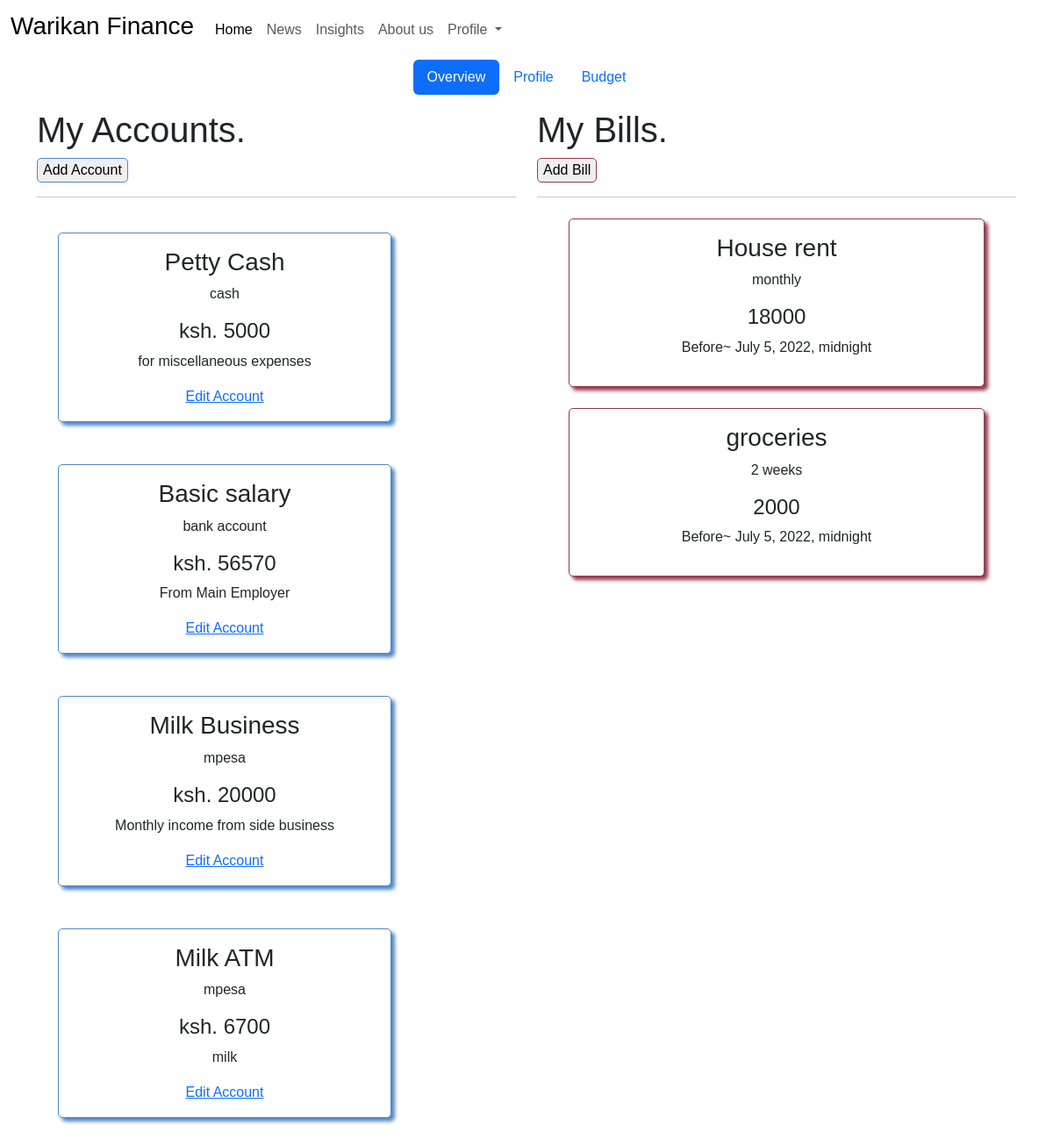
Screenshot of / (signed in) with the database file from the repository.
### finance_app/models.py (models this page shows, shortened)
class Account(models.Model):
    name = models.CharField(max_length=100)
    category=models.CharField(max_length=30,choices=CATEGORIES,default='cash',null=True)
    amount=models.IntegerField(null=True)
    description = models.TextField()
    user=models.ForeignKey(User,on_delete=models.CASCADE,null=True)

class Bill(models.Model):
    category=models.CharField(max_length=30,choices=CATEGORIES,default='monthly',null=True)
    name=models.CharField(max_length=100,null=True)
    amount=models.IntegerField()
    description=models.TextField()
    account=models.ForeignKey(Account,on_delete=models.CASCADE,null=True)
    due_date=models.DateTimeField(null=True)

### finance_app/views.py (the view)
# urls.py: path('',views.home,name='home'),
@login_required(login_url='/accounts/login/')
def home(request):
    current_user = request.user
    user = User.objects.get(id=current_user.id)
    profile = Profile.get_profile_by_id(user.id)
    accounts= Account.objects.all()
    bills=Bill.objects.all()
    context = {
        'profile': profile,
        'user': user,
        'accounts': accounts,
        'bills': bills
    }
    return render(request,'home.html', context)

### finance_app/models.py (called while the page is built)
    @classmethod
    def get_profile_by_id(cls,id):
        profile = Profile.objects.filter(user__id = id).first()
        return profile

### finance_app/templates/home.html (shortened to what this page needs)
{% extends 'base.html' %}
{% block content %}
{{block.super}}
<ul class="nav justify-content-center nav-pills mb-3" id="pills-tab" role="tablist">
    <li class="nav-item" role="presentation">
      <button class="nav-link active" id="pills-home-tab" data-bs-toggle="pill" data-bs-target="#pills-home" type="button" role="tab" aria-controls="pills-home" aria-selected="true">Overview</button>
    </li>
    <li class="nav-item" role="presentation">
      <button class="nav-link" id="pills-profile-tab" data-bs-toggle="pill" data-bs-target="#pills-profile" type="button" role="tab" aria-controls="pills-profile" aria-selected="false">Profile</button>
    </li>
    <li class="nav-item" role="presentation">
      <button class="nav-link" id="pills-contact-tab" data-bs-toggle="pill" data-bs-target="#pills-contact" type="button" role="tab" aria-controls="pills-contact" aria-selected="false">Budget</button>
    </li>
  </ul>
  <div class="tab-content" id="pills-tabContent">
    <div class="tab-pane fade show active" id="pills-home" role="tabpanel" aria-labelledby="pills-home-tab">
      <div class="container">
        <div class="row">
          <div class="col-md-6"> <h1>My Accounts. </h1>
            <a href="{% url 'account_form' user.id %} "><button class="accountbtn">Add Account</button> </a>
        <hr>
        <div class="row">
        {% for item in accounts %}
        <div class="col-md-8 card account_overview">
          <h3>{{item.name}} </h3>
          <p>{{item.category}} </p>
          <h4>ksh. {{item.amount}} </h4>
          <p>{{item.description}} </p>
        <a href="# ">Edit Account</a>
        </div>
        {% empty %}
        <h2>No registered accounts.</h2>
        {% endfor %}
        </div>
        </div>
        <div class="col-md-6">
          <h1>My Bills.</h1>
            <a href="{% url 'bill_form' user.id %} "><button class="billbtn">Add Bill</button> </a>
            <hr>
        {% for item in bills %}
        <div class="card bill_overview">
          <h3>{{item.name}} </h3>
           <p>{{item.category}} </p>
           <h4>{{item.amount}} </h4>
           <p>Before~ {{item.due_date}} </p>
           </div>
        {% empty %}
        <p>No bills yet.</p>
        {% endfor %}
        </div>
        </div>
      </div>
    </div>
  </div>
{% endblock %}

### static/css/index.css (style rules this page uses)
body { font-family: Impact, Haettenschweiler, 'Arial Narrow Bold', sans-serif; }
.account_overview { margin: 3vh 3vw; text-align: center; padding: 2vh 0; border: 1px solid #4F86C6; border-radius: 5px; box-shadow: 4px 4px 4px #4F86C6; }
.bill_overview { margin: 3vh 3vw; text-align: center; padding: 2vh 0; border: 1px solid #92374D; border-radius: 5px; box-shadow: 4px 4px 4px #92374D; }
.accountbtn { border-radius: 5px; border: 1px solid #4F86C6; }
.billbtn { border-radius: 5px; border: 1px solid #92374D; }

### rows the page displays
Account: name "Petty Cash", category "cash", amount "5000", description "for miscellaneous expenses"
Account: name "Basic salary", category "bank account", amount "56570", description "From Main Employer"
Account: name "Milk Business", category "mpesa", amount "20000", description "Monthly income from side business"
Account: name "Milk ATM", category "mpesa", amount "6700", description "milk"
Bill: name "House rent", category "monthly", amount "18000", due_date "July 5, 2022, midnight"
Bill: name "groceries", category "2 weeks", amount "2000", due_date "July 5, 2022, midnight"
